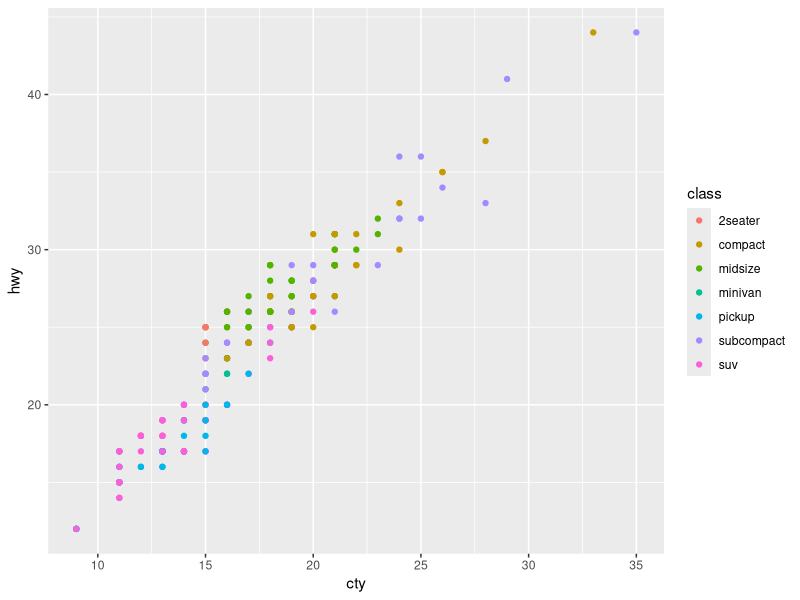
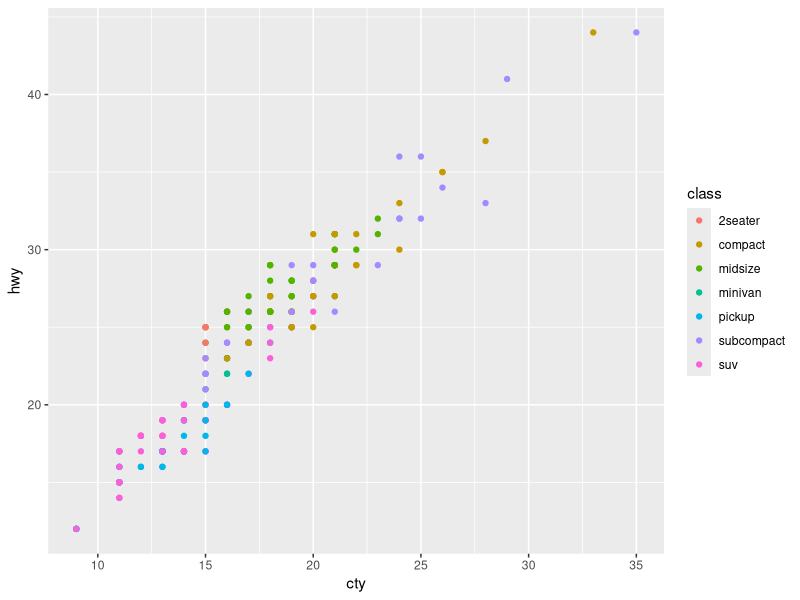
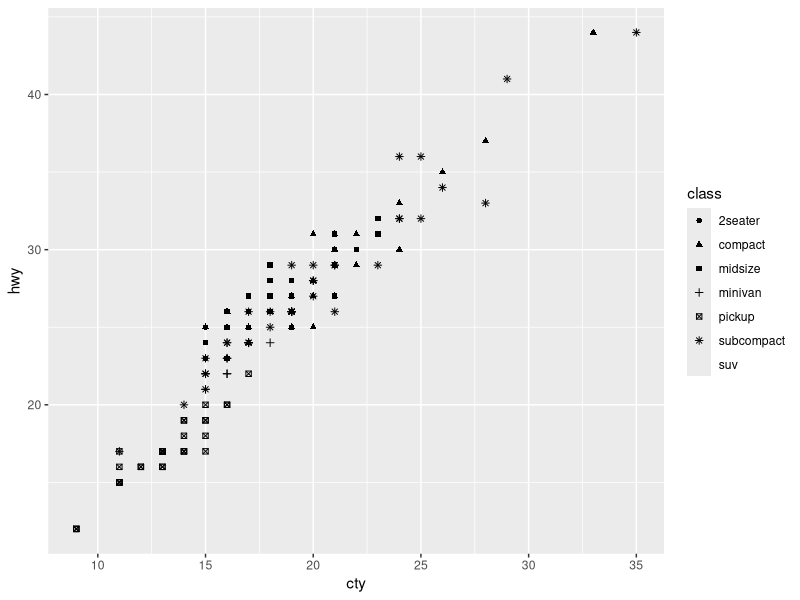
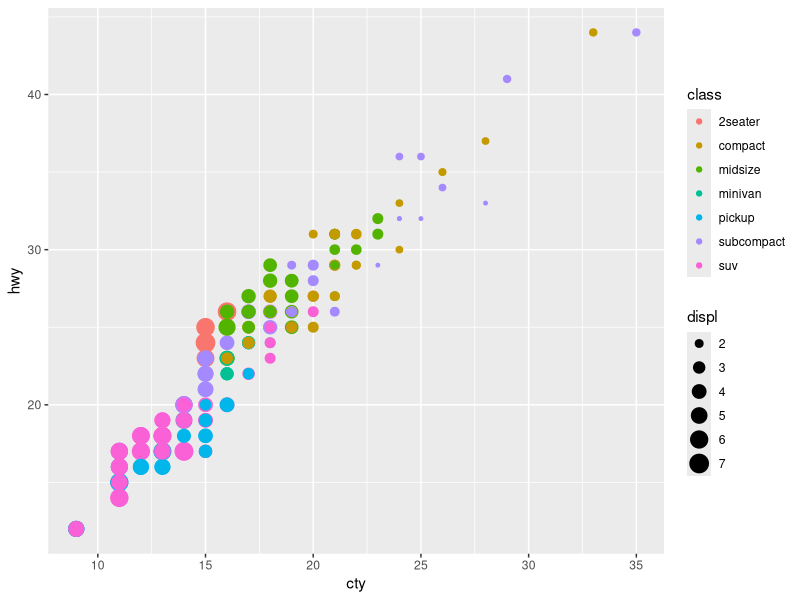

These charts were generated, in order, by the following R code:
#ggplot2

library(ggplot2)
ggplot(mpg, aes(x=cty, y=hwy, color = class)) + geom_point()
ggplot(mpg, aes(x=cty, y=hwy, color = class)) + geom_point()
ggplot(mpg, aes(x=cty, y=hwy, shape = class)) + geom_point()
ggplot(mpg, aes(x=cty, y=hwy, color = class, size = displ)) + geom_point()
